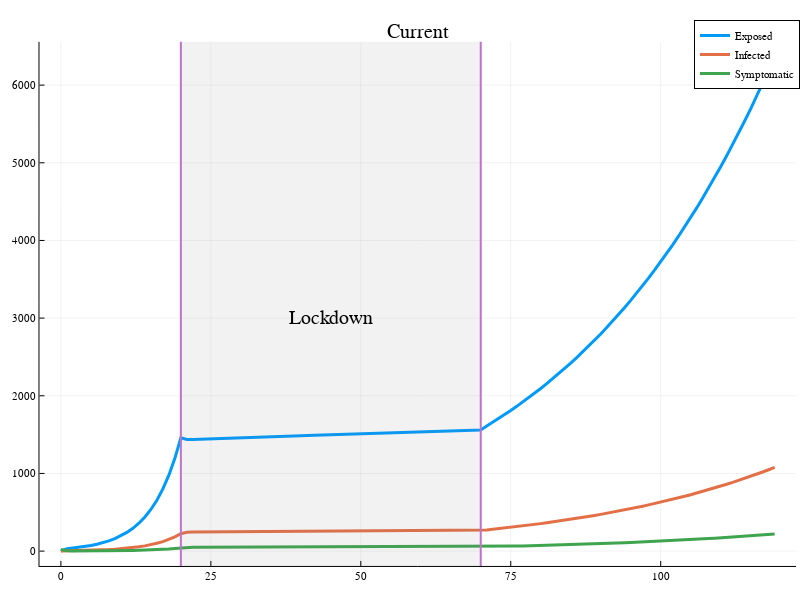

The cell this chart's notebook holds for it:
### Code cell
outer = plot(x, [b, c, d], labels=["Exposed" "Infected" "Symptomatic"], lw=3, size=(800, 600), title="Current")

vline!([20, 70], label="", lw=2)
vspan!([20, 70], color= :grey, alpha=0.1, label="")
annotate!(45, 3000, "Lockdown", :center)
annotate!(20, 7500, "4/6/20", :bottom)
annotate!(70, 7500, "5/26/20", :bottom)

### Figure 1 — Plotly figure (JSON) as saved in the notebook; plotly's stock layout.template omitted (floating-point values rounded to 4 significant figures)
{"data": [{"colorbar": {"title": ""}, "legendgroup": "Exposed", "line": {"color": "rgba(0, 154, 250, 1.000)", "dash": "solid", "shape": "linear", "width": 3}, "mode": "lines", "name": "Exposed", "showlegend": true, "type": "scatter", "x": [0, 1, 2, 3, 4, 5, 6, 7, 8, 9, 10, 11, 12, 13, 14, 15, 16, 17, 18, 19, 20, 21, 22, 23, 24, 25, 26, 27, 28, 29, 30, 31, 32, 33, 34, 35, 36, 37, 38, 39, 40, 41, 42, 43, 44, 45, 46, 47, 48, 49, 50, 51, 52, 53, 54, 55, 56, 57, 58, 59, 60, 61, 62, 63, 64, 65, 66, 67, 68, 69, 70, 71, 72, 73, 74, 75, 76, 77, 78, 79, 80, 81, 82, 83, 84, 85, 86, 87, 88, 89, 90, 91, 92, 93, 94, 95, 96, 97, 98, 99, 100, 101, 102, 103, 104, 105, 106, 107, 108, 109, 110, 111, 112, 113, 114, 115, 116, 117, 118, 119], "xaxis": "x1", "y": [0, 29.86, 39.49, 48.45, 59.19, 72.31, 88.35, 108.0, 131.9, 161.2, 196.9, 240.6, 294.0, 359.2, 438.9, 536.2, 655.1, 800.4, 977.9, 1195.0, 1460.0, 1438.0, 1437.0, 1439.0, 1442.0, 1444.0, 1447.0, 1450.0, 1453.0, 1455.0, 1458.0, 1461.0, 1464.0, 1466.0, 1469.0, 1472.0, 1475.0, 1477.0, 1480.0, 1483.0, 1485.0, 1488.0, 1491.0, 1493.0, 1496.0, 1498.0, 1501.0, 1504.0, 1506.0, 1509.0, 1511.0, 1514.0, 1516.0, 1519.0, 1521.0, 1524.0, 1526.0, 1529.0, 1531.0, 1534.0, 1536.0, 1539.0, 1541.0, 1544.0, 1546.0, 1548.0, 1551.0, 1553.0, 1555.0, 1558.0, 1560.0, 1611.0, 1659.0, 1708.0, 1759.0, 1811.0, 1864.0, 1919.0, 1976.0, 2034.0, 2094.0, 2156.0, 2219.0, 2284.0, 2351.0, 2420.0, 2491.0, 2564.0, 2639.0, 2717.0, 2796.0, 2878.0, 2962.0, 3048.0, 3137.0, 3229.0, 3323.0, 3419.0, 3518.0, 3621.0, 3725.0, 3833.0, 3944.0, 4058.0, 4175.0, 4296.0, 4419.0, 4546.0, 4677.0, 4811.0, 4948.0, 5090.0, 5235.0, 5384.0, 5537.0, 5695.0, 5856.0, 6022.0, 6192.0, 6367.0], "yaxis": "y1", "zmax": null, "zmin": null}, {"colorbar": {"title": ""}, "legendgroup": "Infected", "line": {"color": "rgba(227, 111, 71, 1.000)", "dash": "solid", "shape": "linear", "width": 3}, "mode": "lines", "name": "Infected", "showlegend": true, "type": "scatter", "x": [0, 1, 2, 3, 4, 5, 6, 7, 8, 9, 10, 11, 12, 13, 14, 15, 16, 17, 18, 19, 20, 21, 22, 23, 24, 25, 26, 27, 28, 29, 30, 31, 32, 33, 34, 35, 36, 37, 38, 39, 40, 41, 42, 43, 44, 45, 46, 47, 48, 49, 50, 51, 52, 53, 54, 55, 56, 57, 58, 59, 60, 61, 62, 63, 64, 65, 66, 67, 68, 69, 70, 71, 72, 73, 74, 75, 76, 77, 78, 79, 80, 81, 82, 83, 84, 85, 86, 87, 88, 89, 90, 91, 92, 93, 94, 95, 96, 97, 98, 99, 100, 101, 102, 103, 104, 105, 106, 107, 108, 109, 110, 111, 112, 113, 114, 115, 116, 117, 118, 119], "xaxis": "x1", "y": [2, 3.514, 5.72, 7.366, 9.075, 11.1, 13.57, 16.58, 20.25, 24.75, 30.24, 36.95, 45.14, 55.16, 67.39, 82.34, 100.6, 122.9, 150.2, 183.5, 224.2, 243.7, 246.5, 247.2, 247.7, 248.2, 248.7, 249.2, 249.6, 250.1, 250.6, 251.1, 251.6, 252.0, 252.5, 253.0, 253.4, 253.9, 254.4, 254.8, 255.3, 255.7, 256.2, 256.6, 257.1, 257.5, 258.0, 258.4, 258.9, 259.3, 259.8, 260.2, 260.6, 261.1, 261.5, 261.9, 262.4, 262.8, 263.2, 263.6, 264.1, 264.5, 264.9, 265.3, 265.7, 266.1, 266.5, 266.9, 267.3, 267.7, 268.1, 272.9, 280.6, 288.8, 297.4, 306.2, 315.2, 324.5, 334.1, 343.9, 354.1, 364.5, 375.2, 386.3, 397.6, 409.3, 421.3, 433.7, 446.4, 459.4, 472.9, 486.7, 500.9, 515.6, 530.6, 546.1, 562.0, 578.3, 595.1, 612.4, 630.1, 648.4, 667.2, 686.4, 706.3, 726.6, 747.6, 769.1, 791.2, 813.8, 837.2, 861.1, 885.7, 911.0, 936.9, 963.5, 990.9, 1019.0, 1048.0, 1077.0], "yaxis": "y1", "zmax": null, "zmin": null}, {"colorbar": {"title": ""}, "legendgroup": "Symptomatic", "line": {"color": "rgba(62, 164, 78, 1.000)", "dash": "solid", "shape": "linear", "width": 3}, "mode": "lines", "name": "Symptomatic", "showlegend": true, "type": "scatter", "x": [0, 1, 2, 3, 4, 5, 6, 7, 8, 9, 10, 11, 12, 13, 14, 15, 16, 17, 18, 19, 20, 21, 22, 23, 24, 25, 26, 27, 28, 29, 30, 31, 32, 33, 34, 35, 36, 37, 38, 39, 40, 41, 42, 43, 44, 45, 46, 47, 48, 49, 50, 51, 52, 53, 54, 55, 56, 57, 58, 59, 60, 61, 62, 63, 64, 65, 66, 67, 68, 69, 70, 71, 72, 73, 74, 75, 76, 77, 78, 79, 80, 81, 82, 83, 84, 85, 86, 87, 88, 89, 90, 91, 92, 93, 94, 95, 96, 97, 98, 99, 100, 101, 102, 103, 104, 105, 106, 107, 108, 109, 110, 111, 112, 113, 114, 115, 116, 117, 118, 119], "xaxis": "x1", "y": [22, 4.514, 1.681, 1.459, 1.698, 2.064, 2.521, 3.08, 3.763, 4.598, 5.618, 6.865, 8.388, 10.25, 12.52, 15.3, 18.69, 22.84, 27.9, 34.09, 41.65, 48.24, 50.57, 51.2, 51.41, 51.53, 51.64, 51.74, 51.84, 51.94, 52.04, 52.13, 52.23, 52.33, 52.43, 52.53, 52.62, 52.72, 52.82, 52.91, 53.01, 53.1, 53.2, 53.29, 53.39, 53.48, 53.57, 53.67, 53.76, 53.85, 53.94, 54.04, 54.13, 54.22, 54.31, 54.4, 54.49, 54.58, 54.66, 54.75, 54.84, 54.93, 55.01, 55.1, 55.19, 55.27, 55.36, 55.44, 55.52, 55.61, 55.69, 56.16, 57.43, 59.04, 60.77, 62.57, 64.41, 66.31, 68.27, 70.28, 72.36, 74.49, 76.68, 78.94, 81.26, 83.64, 86.1, 88.63, 91.23, 93.9, 96.65, 99.48, 102.4, 105.4, 108.4, 111.6, 114.9, 118.2, 121.6, 125.2, 128.8, 132.5, 136.4, 140.3, 144.4, 148.5, 152.8, 157.2, 161.7, 166.4, 171.2, 176.1, 181.1, 186.3, 191.6, 197.0, 202.6, 208.4, 214.3, 220.3], "yaxis": "y1", "zmax": null, "zmin": null}, {"colorbar": {"title": ""}, "legendgroup": "", "line": {"color": "rgba(195, 113, 210, 1.000)", "dash": "solid", "shape": "linear", "width": 2}, "mode": "lines", "name": "", "showlegend": false, "type": "scatter", "x": [20, 20], "xaxis": "x1", "y": [-675100.0, 681400.0], "yaxis": "y1", "zmax": null, "zmin": null}, {"colorbar": {"title": ""}, "legendgroup": "", "line": {"color": "rgba(195, 113, 210, 1.000)", "dash": "solid", "shape": "linear", "width": 2}, "mode": "lines", "name": "", "showlegend": false, "type": "scatter", "x": [70, 70], "xaxis": "x1", "y": [-675100.0, 681400.0], "yaxis": "y1", "zmax": null, "zmin": null}, {"fill": "tozeroy", "fillcolor": "rgba(128, 128, 128, 0.100)", "hoverinfo": "none", "legendgroup": "", "line": {"color": "rgba(0, 0, 0, 0.100)", "dash": "solid", "width": 0}, "mode": "lines", "name": "", "showlegend": false, "type": "scatter", "x": [20, 20, 70, 70, 20], "xaxis": "x1", "y": [-675100.0, 681400.0, 681400.0, -675100.0, -675100.0], "yaxis": "y1"}], "layout": {"annotations": [{"font": {"color": "rgba(0, 0, 0, 1.000)", "family": "sans-serif", "size": 20}, "rotation": 0, "showarrow": false, "text": "Current", "x": 0.5222, "xanchor": "center", "xref": "paper", "y": 1, "yanchor": "top", "yref": "paper"}, {"font": {"color": "rgba(0, 0, 0, 1.000)", "family": "sans-serif", "size": 20}, "rotation": 0, "showarrow": false, "text": "Lockdown", "x": 45, "xanchor": "center", "xref": "x", "y": 3000, "yanchor": "middle", "yref": "y"}, {"font": {"color": "rgba(0, 0, 0, 1.000)", "family": "sans-serif", "size": 20}, "rotation": 0, "showarrow": false, "text": "4/6/20", "x": 20, "xanchor": "center", "xref": "x", "y": 7500, "yanchor": "bottom", "yref": "y"}, {"font": {"color": "rgba(0, 0, 0, 1.000)", "family": "sans-serif", "size": 20}, "rotation": 0, "showarrow": false, "text": "5/26/20", "x": 70, "xanchor": "center", "xref": "x", "y": 7500, "yanchor": "bottom", "yref": "y"}], "height": 600, "legend": {"bgcolor": "rgba(255, 255, 255, 1.000)", "bordercolor": "rgba(0, 0, 0, 1.000)", "borderwidth": 1, "font": {"color": "rgba(0, 0, 0, 1.000)", "family": "sans-serif", "size": 11}, "tracegroupgap": 0, "traceorder": "normal", "x": 1, "xanchor": "auto", "y": 1, "yanchor": "auto"}, "margin": {"b": 20, "l": 0, "r": 0, "t": 20}, "paper_bgcolor": "rgba(255, 255, 255, 1.000)", "plot_bgcolor": "rgba(255, 255, 255, 1.000)", "showlegend": true, "width": 800, "xaxis": {"anchor": "y1", "domain": [0.04937, 0.9951], "gridcolor": "rgba(0, 0, 0, 0.100)", "gridwidth": 0.5, "linecolor": "rgba(0, 0, 0, 1.000)", "mirror": false, "range": [-3.57, 122.6], "showgrid": true, "showline": true, "showticklabels": true, "tickangle": 0, "tickcolor": "rgb(0, 0, 0)", "tickfont": {"color": "rgba(0, 0, 0, 1.000)", "family": "sans-serif", "size": 11}, "tickmode": "array", "ticks": "inside", "ticktext": ["0", "25", "50", "75", "100"], "tickvals": [0, 25, 50, 75, 100], "title": "", "titlefont": {"color": "rgba(0, 0, 0, 1.000)", "family": "sans-serif", "size": 15}, "type": "-", "visible": true, "zeroline": false, "zerolinecolor": "rgba(0, 0, 0, 1.000)"}, "yaxis": {"anchor": "x1", "domain": [0.02508, 0.961], "gridcolor": "rgba(0, 0, 0, 0.100)", "gridwidth": 0.5, "linecolor": "rgba(0, 0, 0, 1.000)", "mirror": false, "range": [-191.0, 6558.0], "showgrid": true, "showline": true, "showticklabels": true, "tickangle": 0, "tickcolor": "rgb(0, 0, 0)", "tickfont": {"color": "rgba(0, 0, 0, 1.000)", "family": "sans-serif", "size": 11}, "tickmode": "array", "ticks": "inside", "ticktext": ["0", "1000", "2000", "3000", "4000", "5000", "6000"], "tickvals": [0, 1000, 2000, 3000, 4000, 5000, 6000], "title": "", "titlefont": {"color": "rgba(0, 0, 0, 1.000)", "family": "sans-serif", "size": 15}, "type": "-", "visible": true, "zeroline": false, "zerolinecolor": "rgba(0, 0, 0, 1.000)"}}}
